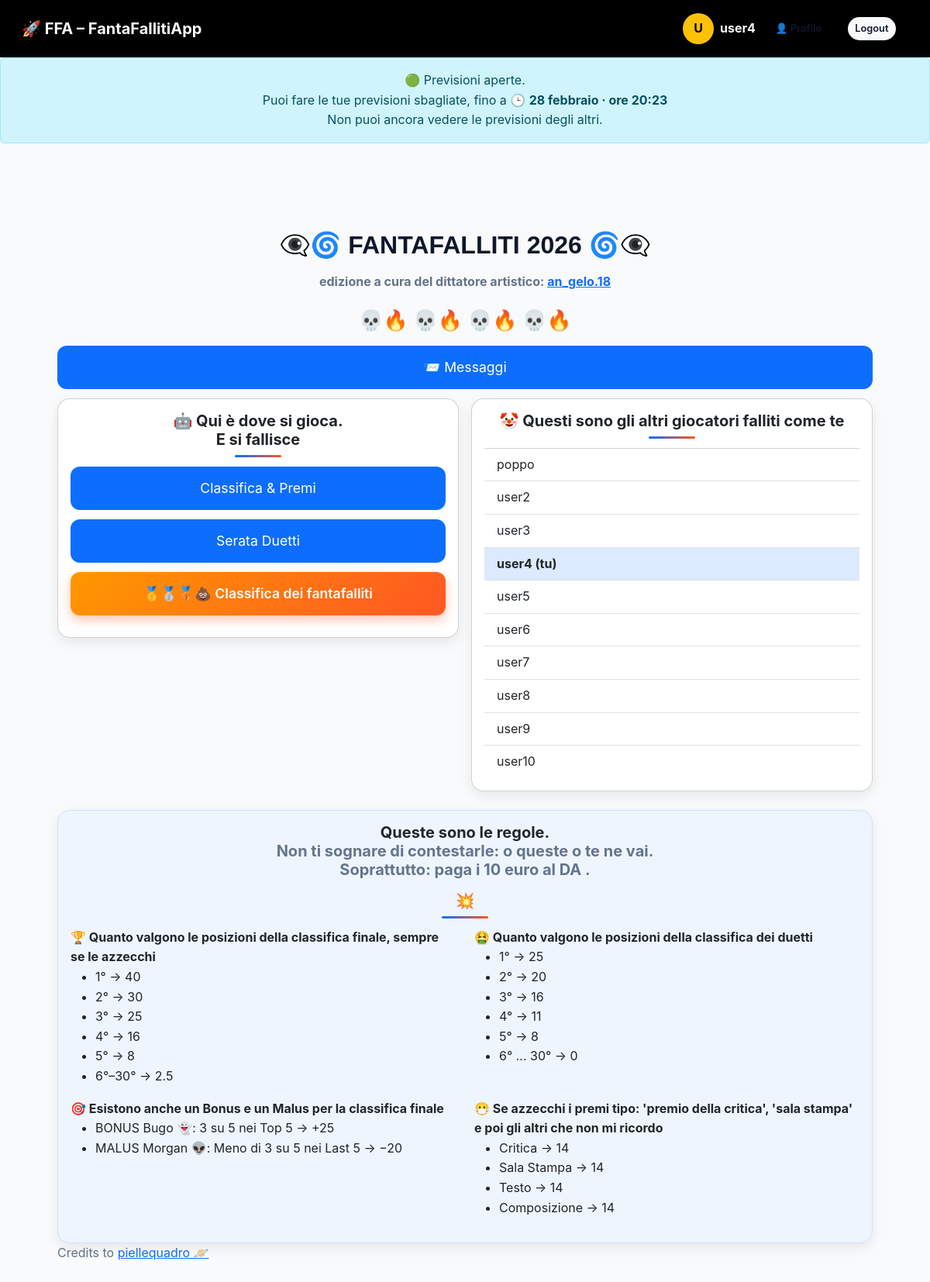
The app's page /dashboard (signed in) with its own data.
### models.py (models this page shows, shortened)
class User(db.Model):
    id = db.Column(db.Integer, primary_key=True)
    username = db.Column(db.String(80), nullable=False)
    email = db.Column(db.String(120), unique=True, nullable=False)
    password_hash = db.Column(db.String(128), nullable=False)
    role = db.Column(db.String(20), default="user")
    avatar = db.Column(db.String(120), nullable=True)  # 👈 NUOVO CAMPO
    last_seen_messages = db.Column(db.DateTime, nullable=True)

### app.py (the view, shortened to what this page needs)
@app.route("/dashboard", methods=["GET", "POST"])
def dashboard():
    if "user_id" not in session:
        return redirect(url_for("login"))
    user = db.session.get(User, session["user_id"])
    if user.role == "admin":
        return redirect(url_for("admin_dashboard"))
    players = User.query.filter(User.role != "admin").all()
    last_message_time = db.session.query(
        func.max(Message.created_at)
    ).scalar()
    has_new_messages = (
        last_message_time
        and (
            not user.last_seen_messages
            or last_message_time > user.last_seen_messages
        )
    )
    return render_template(
        "dashboard.html",
        current_user=user,
        players=players,
        has_new_messages=has_new_messages
    )

### app.py (called while the page is built)
@app.context_processor
def inject_current_user():
    user = None
    if "user_id" in session:
        user = db.session.get(User, session["user_id"])
    return dict(current_user=user)

@app.context_processor
def inject_settings():
    return dict(app_settings=AppSettings.query.first())

### templates/dashboard.html (shortened to what this page needs)
{% extends "base.html" %}
{% block content %}
<h2 class="mb-3 text-center">👁️‍🗨️🌀 FANTAFALLITI 2026 🌀👁️‍🗨️</h2>
<p class="text-center fw-bold">
  edizione a cura del dittatore artistico:
  <a href="https://www.instagram.com/an_gelo.18/" target="_blank">
    an_gelo.18
  </a>
</p>
<p class="emoji-line">
  <span>💀🔥</span><span>💀🔥</span><span>💀🔥</span><span>💀🔥</span>
</p>
<a href="{{ url_for('messages') }}" class="menu-btn">
  📨 Messaggi
</a>
<div class="row g-3">
  <div class="col-md-6">
    <div class="card p-3">
      <h5 class="card-title-center"><span>🤖</span> Qui è dove si gioca. <br>
      E si fallisce</h5>
      <a href="{{ url_for('prediction') }}" class="menu-btn">
        Classifica & Premi
      </a>
      <a href="{{ url_for('duets') }}" class="menu-btn">
        Serata Duetti
      </a>
      <a href="{{ url_for('ranking') }}" class="menu-btn menu-btn-ranking">
        🥇🥈🥉💩 Classifica dei fantafalliti
      </a>
    </div>
  </div>
  <div class="col-md-6">
    <div class="card p-3">
      <h5 class="card-title-center">🤡 Questi sono gli altri giocatori falliti come te</h5>
      <ul class="list-group list-group-flush">
        {% for p in players | default([]) %}
        <li class="list-group-item {% if current_user and p.id == current_user.id %}player-me{% endif %}">
          {{ p.username }}
          {% if current_user and p.id == current_user.id %}
            (tu)
          {% endif %}
        </li>
        {% endfor %}
      </ul>
    </div>
  </div>
</div>
<div class="card p-3 mt-4 rules-box">
  <h5 class="card-title-center"> Queste sono le regole.
    <p> Non ti sognare di contestarle: o queste o te ne vai. <br>
    Soprattutto: paga i 10 euro al DA .</p>
   <span>💥</span>
  </h5>
  <div class="row">
    <div class="col-md-6">
      <strong>🏆 Quanto valgono le posizioni della classifica finale, sempre se le azzecchi </strong>
      <ul>
        <li>1° → 40</li>
        <li>2° → 30</li>
        <li>3° → 25</li>
        <li>4° → 16</li>
        <li>5° → 8</li>
        <li>6°–30° → 2.5</li>
      </ul>
    </div>
    <div class="col-md-6">
      <strong>🤮 Quanto valgono le posizioni della classifica dei duetti</strong>
      <ul>
        <li>1° → 25</li>
        <li>2° → 20</li>
        <li>3° → 16</li>
        <li>4° → 11</li>
        <li>5° → 8</li>
        <li>6° ... 30° → 0</li>
      </ul>
    </div>
  </div>
  <div class="row">
    <div class="col-md-6">
      <strong>🎯 Esistono anche un Bonus e un Malus per la classifica finale</strong>
      <ul>
        <li>BONUS Bugo 👻: 3 su 5 nei Top 5 → +25</li>
        <li>MALUS Morgan 👽: Meno di 3 su 5 nei Last 5 → −20</li>
      </ul>
    </div>
    <div class="col-md-6">
      <strong>😷 Se azzecchi i premi tipo: 'premio della critica', 'sala stampa' e poi gli altri che non mi ricordo</strong>
      <ul>
        <li>Critica → 14</li>
        <li>Sala Stampa → 14</li>
        <li>Testo → 14</li>
        <li>Composizione → 14</li>
      </ul>
    </div>
  </div>
</div>
<p class="credits">Credits to
    <a href="https://www.instagram.com/piellequadro/" target="_blank">piellequadro 🪐 </a>
</p>
{% endblock %}

### templates/base.html (shortened to what this page needs)
<!DOCTYPE html>
<html lang="it">
<head>
  <link href="https://cdn.jsdelivr.net/npm/bootstrap@5.3.2/dist/css/bootstrap.min.css" rel="stylesheet">
  <link rel="stylesheet" href="{{ url_for('static', filename='style.css') }}">
</head>
<body>
<nav class="navbar navbar-expand-lg navbar-dark bg-black shadow-sm px-3">
  <div class="container-fluid">
    <a class="navbar-brand fw-bold" href="{{ url_for('index') }}">
      🚀 FFA – FantaFallitiApp
    </a>
    <div class="d-flex align-items-center ms-auto gap-2">
      {% if current_user.username %}
        {% if current_user.avatar %}
          <img
            src="{{ url_for('static', filename='avatars/' ~ current_user.avatar) }}"
            alt="Avatar"
            class="user-avatar-img"
          >
        {% else %}
          <div class="user-avatar">
            {{ current_user.username[0]|upper }}
          </div>
        {% endif %}
        <span class="fw-bold text-light me-2">
          {{ current_user.username }}
        </span>
        {% if current_user.role == "admin" %}
          <a href="{{ url_for('admin_dashboard') }}" class="btn btn-outline-light btn-sm">
            Admin
          </a>
        {% else %}
          <a href="{{ url_for('profile') }}" class="btn btn-outline-light btn-sm">
            👤 Profilo
          </a>
        {% endif %}
        <a href="{{ url_for('logout') }}" class="btn btn-light btn-sm">
          Logout
        </a>
      {% endif %}
    </div>
  </div>
</nav>
{% if current_user.username and current_user.role != "admin" and app_settings %}
  <div class="alert alert-info text-center">
    {% if app_settings.predictions_open %}
      🟢 Previsioni aperte. <br>
      Puoi fare le tue previsioni sbagliate, fino a 🕒 <strong> 28 febbraio · ore 20:23 </strong> <br>
      Non puoi ancora vedere le previsioni degli altri.
    {% else %}
      🔴 Previsioni chiuse. Non puoi più modificare nulla. <br>
      il DA ti ha però concesso di accedere alla classifica FFA 2026. <br>
      <strong>Ringrazialo</strong>
    {% endif %}
  </div>
{% endif %}
<div class="container mt-3">
</div>
<div class="container my-4">
  {% block content %}{% endblock %}
</div>
</body>
</html>

### static/style.css (style rules this page uses)
:root { --primary: #6c63ff; --primary-dark: #554ee0; --accent: #2dd4bf; --bg: #f9fafb; --surface: #ffffff; --text: #0f172a; --text-muted: #64748b; --radius-sm: 8px; --radius: 14px; --radius-lg: 20px; --shadow-sm: 0 4px 10px rgba(0,0,0,0.06); --shadow: 0 10px 30px rgba(0,0,0,0.08); --transition: 0.25s ease; }
*, *::before, *::after { box-sizing: border-box; }
body { margin: 0; font-family: 'Inter', system-ui, sans-serif; background: var(--bg); color: var(--text); line-height: 1.6; }
h1, h2, h3, h4 { font-family: 'Poppins', sans-serif; font-weight: 600; }
p { color: var(--text-muted); }
.container { max-width: 1100px; margin: 0 auto; padding: 1.5rem; }
.navbar { background: var(--surface); padding: 1rem 1.5rem; box-shadow: var(--shadow-sm); display: flex; align-items: center; justify-content: space-between; }
.navbar a { text-decoration: none; color: var(--text); font-weight: 600; margin-right: 1rem; }
.btn { display: inline-flex; align-items: center; justify-content: center; padding: 0.7rem 1.2rem; border-radius: var(--radius); border: none; cursor: pointer; font-weight: 600; transition: var(--transition); text-decoration: none; }
.btn-sm { padding: 0.35rem 0.6rem; font-size: 0.8rem; border-radius: 999px; }
.card { background: var(--surface); border-radius: var(--radius-lg); padding: 1.5rem; box-shadow: var(--shadow-sm); transition: var(--transition); }
.text-center { text-align: center; }
.mt-4 { margin-top: 2rem; }
.emoji-line { font-size: 1.6rem; display: flex; flex-wrap: wrap; gap: 0.4rem; }
.emoji-line span { display: inline-block; animation: float 2.5s ease-in-out infinite; }
.emoji-line span:nth-child(3n) { animation: bounce 1.8s infinite; }
.navbar.bg-black, .navbar.bg-black .navbar-brand, .navbar.bg-black .nav-link { color: #f9fafb !important; }
.user-avatar { width: 40px; height: 40px; border-radius: 50%; background: #ffc107; color: #000; display: flex; align-items: center; justify-content: center; font-weight: bold; }

### templates/dashboard.html (style rules this page uses)
.menu-btn { display: block; width: 100%; padding: 14px; margin-bottom: 12px; border-radius: 12px; text-decoration: none; background: #0d6efd; color: white; font-size: 1.1rem; text-align: center; transition: .2s; }
.menu-btn-ranking { background: linear-gradient(135deg, #ff9800, #ff5722); box-shadow: 0 6px 14px rgba(255, 87, 34, 0.35); font-weight: 600; }
.card { border-radius: 16px; box-shadow: 0 6px 16px rgba(0,0,0,.08); transition: transform .2s ease, box-shadow .2s ease; }
.player-me { background: #dbeafe; font-weight: bold; }
.card-title-center { text-align: center; font-weight: 700; font-size: 1.25rem; margin-bottom: 12px; position: relative; }
.card-title-center::after { content: ""; display: block; width: 60px; height: 3px; background: linear-gradient(90deg, #0d6efd, #ff5722); margin: 8px auto 0; border-radius: 3px; }
.rules-box { background: #eef5ff; border: 1px solid #d0e2ff; border-radius: 16px; }
.emoji-line { display: flex; justify-content: center; margin: 12px 0; font-size: 1.6rem; }

### records on screen
User: username "U", username "user4", shows "(tu)"
User: username "poppo"
User: username "user2"
User: username "user3"
User: username "user5"
User: username "user6"
User: username "user7"
User: username "user8"
User: username "user9"
User: username "user10"
